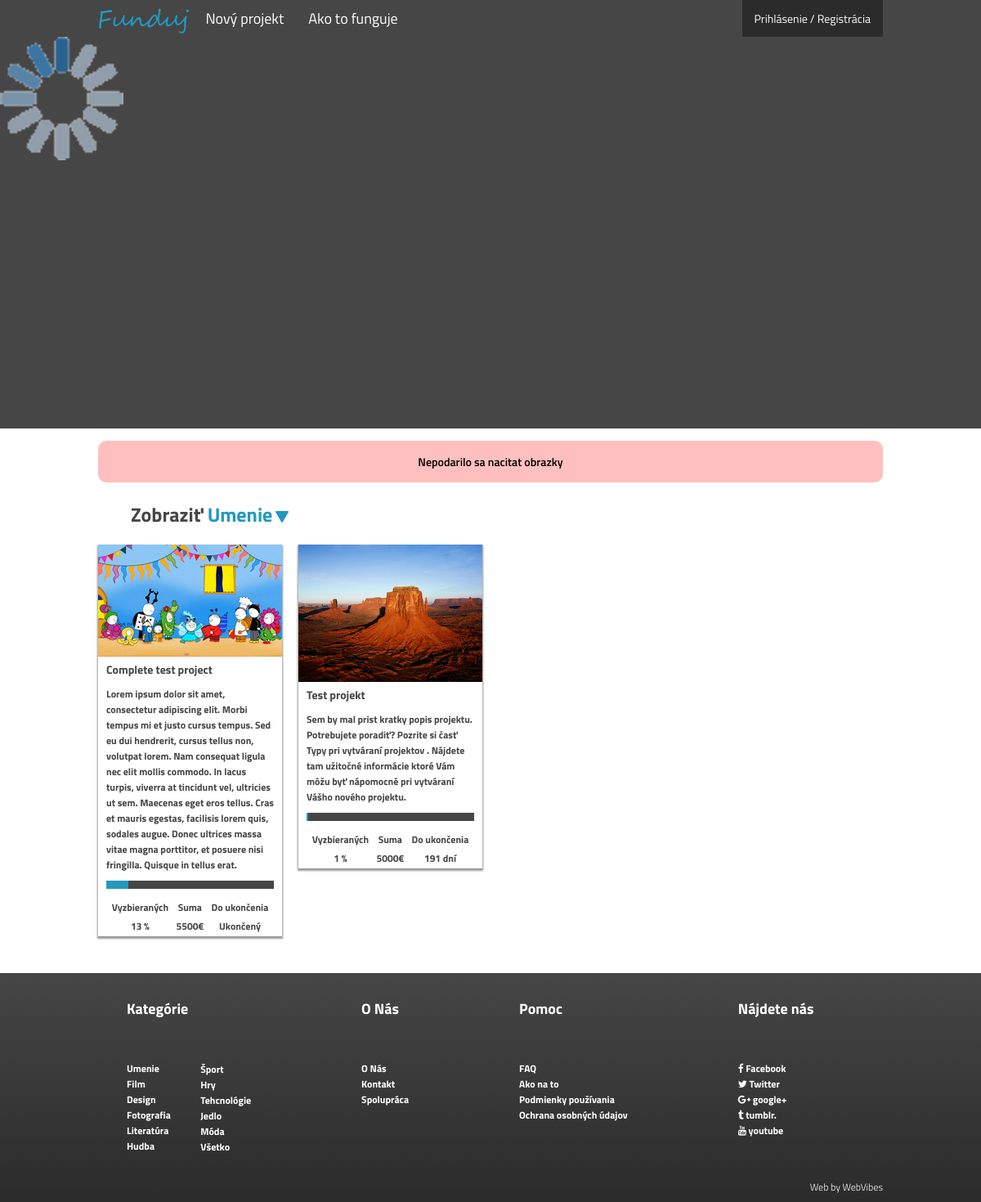
/?opt=project_filter&cat=34, run on the app's committed database.
### tables this page shows
CREATE TABLE IF NOT EXISTS `df45s_categories` (
  `ID` int(11) NOT NULL AUTO_INCREMENT,
  `parent_ID` int(11) NOT NULL,
  `level` int(11) NOT NULL DEFAULT '1',
  `name` varchar(255) NOT NULL,
  `class` varchar(60) NOT NULL,
  PRIMARY KEY (`ID`),
  UNIQUE KEY `name` (`name`)
);

CREATE TABLE IF NOT EXISTS `df45s_projects` (
  `projectID` int(11) NOT NULL AUTO_INCREMENT,
  `project_image` varchar(1000) NOT NULL,
  `project_title` varchar(255) NOT NULL,
  `project_category` int(10) NOT NULL,
  `project_location` varchar(255) NOT NULL,
  `project_duration` datetime NOT NULL,
  `pledge_amount` int(10) NOT NULL,
  `short_description` varchar(2000) NOT NULL,
  `project_video` varchar(1500) NOT NULL,
  `project_description` mediumtext NOT NULL,
  `project_chalanges` mediumtext NOT NULL,
  `project_faq` mediumtext NOT NULL,
  `userID` int(11) NOT NULL,
  `approved` tinyint(1) NOT NULL DEFAULT '0',
  `create_date` timestamp NOT NULL DEFAULT CURRENT_TIMESTAMP,
  `status` int(2) NOT NULL,
  `user_type` int(11) NOT NULL,
  `statusID` int(11) NOT NULL,
  `finish_date` date NOT NULL,
  `views` int(11) NOT NULL,
  `coments` text NOT NULL,
  `news` text NOT NULL,
  `terms_accepted` tinyint(1) NOT NULL,
  `last_page_filled` int(11) NOT NULL,
  `award_count` int(11) NOT NULL,
  `submited` int(11) DEFAULT '0',
  PRIMARY KEY (`projectID`),
  UNIQUE KEY `ID` (`projectID`)
);

### lib/db.php (called while the page is built, shortened)
<?php
include($_SERVER['DOCUMENT_ROOT'].'/classes/db.class.php');
include($_SERVER['DOCUMENT_ROOT'].'/config.php');
$dbh = new database($db_server, $db_user, $db_pass, $db_select);
 ?>

### config.php (called while the page is built, shortened)
<?php
$table_prefix = "df45s";
?>

### classes/db.class.php (called while the page is built, shortened)
<?php
class database{
     public function __construct($db_server, $db_user, $db_pass, $db_select) {
            $this->db_user=$db_user;
            $this->db_pass=$db_pass;
            $this->db_select=$db_select;
    }
	function database(){
		try {
            $dbh = new PDO('mysql:unix_socket=/tmp/mysql51.sock;dbname='.$this->db_select,  $this->db_user, $this->db_pass);
            $this->dbh = $dbh;
        } catch (PDOException $e) {
            print "Error!: " . $e->getMessage() . "<br/>";
            die();
        }
	}
   function prepare($statement){
        $this->statement = $this->dbh->prepare($statement);
      return $this->statement;
    }
}
 ?>

### modules/project_management/project_related_functions.php (called while the page is built, shortened)
<?php
include $_SERVER['DOCUMENT_ROOT'].'/config.php';
require_once($_SERVER['DOCUMENT_ROOT'].'/lib/db.php');
function spravne_cislovanie($number, $jeden, $dva, $ostatne){
	if ($number==1){
		return ($jeden);
	}elseif($number==2 || $number==3 || $number==4 ){
		return ($dva);
	}else{
		return $ostatne;
	}
}
?>

### content/search.php (the view, shortened to what this page needs)
<div id="search">
	<ul>
		<li class="backg_img">
			<?php
				$current_category="Všetko";
			if ($_GET['opt']=='project_filter' && isset($_GET['cat'])){
				foreach ($categories as $category){
					if($_GET['cat']==$category['ID']){$current_category=$category['name'];}
				}
			}else{
				$current_category="Všetko";
			}
			?>
			 Zobraziť <span class="secondary_font_color"> <?php echo $current_category;?></span>
		</li>
	</ul>
</div>

### content/projects.php (shortened to what this page needs)
<?php
include $_SERVER['DOCUMENT_ROOT'].'/config.php';
require_once($_SERVER['DOCUMENT_ROOT'].'/lib/db.php');
if ($_GET['opt']=='project_filter' && isset($_GET['cat']) && $_GET['cat']!=='1'){
	if ($stmt =	$dbh->prepare("SELECT * FROM ".$table_prefix."_projects WHERE approved=? AND project_category=? ORDER BY create_date DESC")){
					$stmt->bindValue(1, $approved=1);
					$stmt->bindValue(2, $_GET['cat']);
					$stmt->execute();
					$results = $stmt->fetchAll();
	}
}else{
	if ($stmt =	$dbh->prepare("SELECT * FROM ".$table_prefix."_projects WHERE approved=? ORDER BY create_date DESC")){
					$stmt->bindValue(1, $approved=1);
					$stmt->execute();
					$results = $stmt->fetchAll();
	}
}
if ($stmt =	$dbh->prepare("SELECT * FROM ".$table_prefix."_backing WHERE confirmed=?")){
				$stmt->bindValue(1, $confirmed=1);
    			$stmt->execute();
    			$results_backed = $stmt->fetchAll();
				foreach ($results_backed as $backers){
					$backed_amount[$backers['projectID']]=$backed_amount[$backers['projectID']]+$backers['amount'];
    			}
}
if ($stmt =	$dbh->prepare("SELECT * FROM ".$table_prefix."_categories")){
    			$stmt->execute();
    			$categories = $stmt->fetchAll();
}
?>
<?php include('search.php');?>
<div id="projects_holder">
<?php
foreach ($results as $project){
	$project_percent_funded=round(($backed_amount[$project['projectID']]/$project['pledge_amount'])*100);
	$now = time();
	$End_date = strtotime($project['project_duration']);
	$datediff = $End_date - $now;
	$days_remaining=floor($datediff/(60*60*24))." ".spravne_cislovanie($days_remaining, " deň", " dni", " dní");
	if ($days_remaining<0){
		$days_remaining='Ukončený';
	}
	echo("
		<div class='project'>
			<a href='?opt=project&id=".$project['projectID']."'>
			<img src='files/".$project['projectID']."/img/thumb/thumb_".$project['project_image']."' alt='Obrazok'>
			<h1>".$project['project_title']."</h1>
			<div class='project_content'>
				".$project['short_description']."
			</div>
			<div class='progress_bar'>
				<div class='progress_bar_overlay' style='width:".( ($project_percent_funded >= 100) ? "100" : $project_percent_funded )."%'>
				</div>
			</div>
			</a>
			<div class='project_footer'>
				<table>
					<tbody>
						<tr>
							<td>Vyzbieraných</td>
							<td>Suma</td>
							<td>Do ukončenia</td>
						</tr>
						<tr>
							<td>".$project_percent_funded." %</td>
							<td>".$project['pledge_amount']."€</td>
							<td>".$days_remaining."</td>
						</tr>
					</tbody>
				</table>
			</div>
		</div>
	");
}
	?>
</div>

### data on the page
df45s_categories: name "Umenie"
df45s_projects: project_image (picture), project_title "Complete test project", short_description "Lorem ipsum dolor sit amet, consectetur adipiscing elit. Morbi tempus mi et justo cursus tempus. Sed eu dui hendrerit, cursus tellus non, volutpat lorem. Nam consequat ligula nec elit mollis commodo. In lacus turpis, viverra at tincidunt vel, ultricies ut sem. Maecenas eget eros tellus. Cras et mauris egestas, facilisis lorem quis, sodales augue. Donec ultrices massa vitae magna porttitor, et posuere nisi fringilla. Quisque in tellus erat.", project_percent_funded "13", pledge_amount "5500", project_duration "Ukončený"
df45s_projects: project_image (picture), project_title "Test projekt", short_description "Sem by mal prist kratky popis projektu. Potrebujete poradiť? Pozrite si časť Typy pri vytváraní projektov . Nájdete tam užitočné informácie ktoré Vám môžu byť nápomocné pri vytváraní Vášho nového projektu.", project_percent_funded "1", pledge_amount "5000", days_remaining "191 dní"
